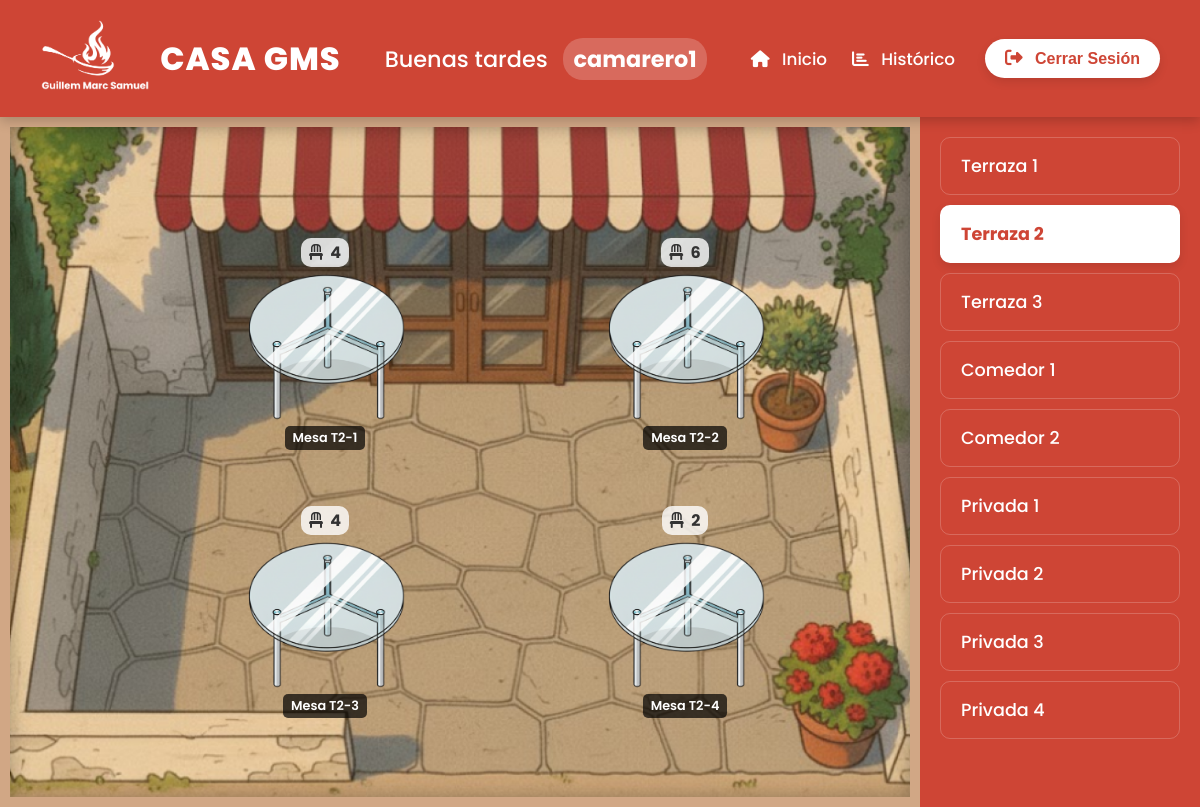
The page /PHP/PUBLIC/SALAS/terraza2.php (signed in) on the database its author committed.
### tables this page shows
CREATE TABLE IF NOT EXISTS mesas (
    id INT AUTO_INCREMENT PRIMARY KEY,
    id_sala INT NOT NULL,
    nombre VARCHAR(20) NOT NULL,
    sillas INT NOT NULL,
    estado INT DEFAULT 1,   
    asignado_por INT NULL,  
    FOREIGN KEY (id_sala) REFERENCES salas(id) ON DELETE CASCADE,
    FOREIGN KEY (asignado_por) REFERENCES users(id) ON DELETE SET NULL
);

CREATE TABLE IF NOT EXISTS salas (
    id INT AUTO_INCREMENT PRIMARY KEY,
    nombre VARCHAR(100) NOT NULL,
    descripcion VARCHAR(255) NULL,
    num_mesas INT DEFAULT 0
);

### PHP/PUBLIC/SALAS/terraza2.php (the view, shortened to what this page needs)
<?php
require_once '../../CONEXION/conexion.php';
$id_sala_actual = 2;
try {
    $stmt_mesas = $conn->prepare("
        SELECT m.*, u.username AS camarero
        FROM mesas m
        LEFT JOIN users u ON m.asignado_por = u.id
        WHERE m.id_sala = :sala
    ");
    $stmt_mesas->execute(['sala' => $id_sala_actual]);
    $mesas = $stmt_mesas->fetchAll(PDO::FETCH_ASSOC);
} catch (PDOException $e) {
    die("Error al cargar las mesas: " . $e->getMessage());
}
try {
    $stmt_salas = $conn->query("SELECT id, nombre FROM salas");
    $salas = $stmt_salas->fetchAll(PDO::FETCH_ASSOC);
} catch (PDOException $e) {
    die("Error al cargar las salas: " . $e->getMessage());
}
?>
<!DOCTYPE html>
<html lang="es">
<head>
    <link rel="stylesheet" href="https://cdnjs.cloudflare.com/ajax/libs/font-awesome/6.5.1/css/all.min.css">
    <link rel="stylesheet" href="../../../css/panel_principal.css">
    <link rel="stylesheet" href="../../../css/salas_general.css">
    <link rel="stylesheet" href="../../../css/terraza2.css">
</head>
<body>
    <?php
    require_once '../header.php';
    ?>
    <div class="sala-container">
        <main class="sala-layout terraza2">
            <?php foreach ($mesas as $mesa): ?>
                <?php
                    $clase = $mesa['estado'] == 2 ? 'ocupada' : 'libre';
                    $accion = $mesa['estado'] == 1
                        ? './../../PROCEDIMIENTOS/asignar_mesa.php'
                        : './../../PROCEDIMIENTOS/liberar_mesa.php';
                ?>
                <form action="<?php echo $accion; ?>" method="POST" class="mesa-form">
                    <button type="submit" class="mesa <?php echo $clase; ?>" id="mesa-<?php echo $mesa['id']; ?>">
                        <img src="../../../img/mesa1.png" alt="Mesa" class="mesa-img">
                        <span class="mesa-label"><?php echo htmlspecialchars($mesa['nombre']); ?></span>
                        <div class="mesa-sillas">
                            <i class="fa-solid fa-chair"></i> <?php echo $mesa['sillas']; ?>
                        </div>
                    </button>
                </form>
            <?php endforeach; ?>
        </main>
        <aside class="salas-navigation">
            <?php foreach ($salas as $sala): ?>
                <?php
                    $clase_activa = ($sala['id'] == $id_sala_actual) ? 'active' : '';
                    $nombre_fichero = strtolower(str_replace(' ', '', $sala['nombre']));
                    $url = $nombre_fichero . ".php";
                ?>
                <a href="<?php echo $url; ?>" class="sala-nav-link <?php echo $clase_activa; ?>">
                    <?php echo htmlspecialchars($sala['nombre']); ?>
                </a>
            <?php endforeach; ?>
        </aside>
    </div>
</body>
</html>

### css/panel_principal.css (style rules this page uses)
* { margin: 0; padding: 0; box-sizing: border-box; }
html, body { height: 100%; font-family: 'Poppins', sans-serif; color: #333; background-color: #f4f7f9; background-image: url('../img/fondo_panel_principal.png'); background-size: cover; background-attachment: fixed; background-position: center 50%; }

### css/salas_general.css (style rules this page uses)
body { overflow: hidden; font-family: 'Poppins', sans-serif; }
.sala-container { display: flex; height: calc(100vh - 110px); position: relative; font-family: 'Poppins', sans-serif; }
.salas-navigation { width: 280px; background-color: #ce4535; padding: 20px; overflow-y: auto; box-shadow: -5px 0 15px rgba(0,0,0,0.1); display: flex; flex-direction: column; gap: 10px; }
.sala-nav-link { display: block; text-decoration: none; color: white; font-size: 1.1rem; font-weight: 500; padding: 15px 20px; border-radius: 10px; transition: background-color 0.2s ease; border: 1px solid rgba(255, 255, 255, 0.2); }
.sala-nav-link.active { background-color: white; color: #ce4535; font-weight: 700; box-shadow: 0 4px 10px rgba(0,0,0,0.1); }
.sala-layout { flex-grow: 1; position: relative; background-size: cover; background-position: center; background-repeat: no-repeat; border: 10px solid #d1a785; box-shadow: inset 0 0 20px rgba(0,0,0,0.3); }
.mesa-form { display: contents; }
.mesa { border: none; font: inherit; background-color: transparent; box-shadow: none; position: absolute; cursor: pointer; transition: transform 0.2s ease; padding: 10px; border-radius: 10px; user-select: none; display: flex; flex-direction: column; align-items: center; gap: 5px; }
.mesa-img { width: 160px; height: auto; transition: filter 0.2s ease; }
.mesa-label { background-color: rgba(0, 0, 0, 0.7); color: white; font-size: 0.8rem; font-weight: 600; padding: 3px 8px; border-radius: 5px; white-space: nowrap; }
.mesa-sillas { font-size: 1rem; font-weight: 700; color: #333; background-color: rgba(255, 255, 255, 0.8); padding: 2px 8px; border-radius: 10px; order: -1; }
.mesa-sillas i { margin-right: 4px; }

### css/terraza2.css (style rules this page uses)
.sala-layout.terraza2 { background-image: url('../img/terraza2.png'); }
#mesa-5 { top: 15%; left: 25%; }
#mesa-6 { top: 15%; left: 65%; }
#mesa-7 { top: 55%; left: 25%; }
#mesa-8 { top: 55%; left: 65%; }

### rows shown on the page
mesas: nombre "Mesa T2-1", sillas "4"
mesas: nombre "Mesa T2-2", sillas "6"
mesas: nombre "Mesa T2-3", sillas "4"
mesas: nombre "Mesa T2-4", sillas "2"
salas: nombre "Terraza 1"
salas: nombre "Terraza 2"
salas: nombre "Terraza 3"
salas: nombre "Comedor 1"
salas: nombre "Comedor 2"
salas: nombre "Privada 1"
salas: nombre "Privada 2"
salas: nombre "Privada 3"
salas: nombre "Privada 4"

### other values the page prints
$saludo "Buenas tardes"
$username "camarero1"
